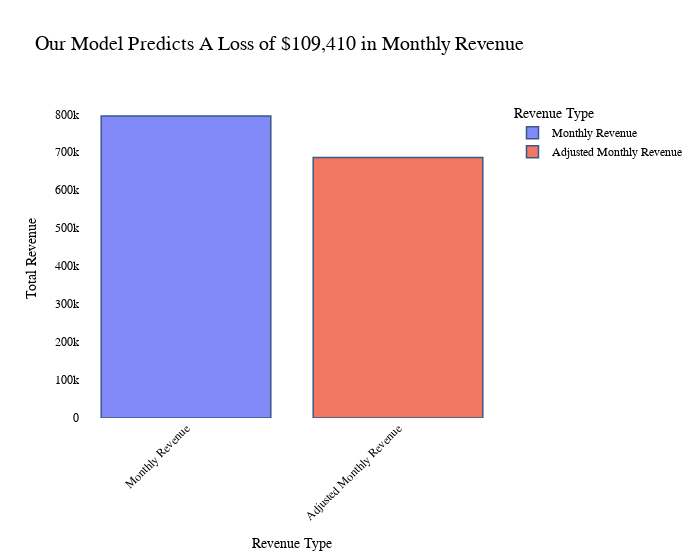

The code cell stored with this chart in its notebook:
### Code cell
# Sum up the monthly revenue and adjusted monthly revenue
total_monthly_revenue = df['Monthy_Revenue'].sum()
total_adjusted_monthly_revenue = df['Adjusted Monthly_Revenue'].sum()

# Calculate the loss in monthly revenue
loss_in_monthly_revenue = total_monthly_revenue - total_adjusted_monthly_revenue

# Create a DataFrame with the total revenue data
total_revenue_df = pd.DataFrame({'Revenue Type': ['Monthly Revenue', 'Adjusted Monthly Revenue'],
                                 'Total Revenue': [total_monthly_revenue, total_adjusted_monthly_revenue]})

# Create a bar chart
fig = px.bar(total_revenue_df, x='Revenue Type', y='Total Revenue', title=f'Our Model Predicts A Loss of ${loss_in_monthly_revenue:,.0f} in Monthly Revenue',
             labels={'Total Revenue': 'Total Revenue', 'Revenue Type': 'Revenue Type'},
             width=700,  # Adjust the width of the plot
             color='Revenue Type',  # Color the bars based on the revenue type
            )

# Update the appearance of the bars
fig.update_traces(marker_line_width=1.5,  # Set the width of the marker outline
                  marker_line_color='rgb(8, 48, 107)',  # Set the color of the marker outline
                  opacity=0.8  # Set the opacity of the bars
                 )

# Update layout
fig.update_layout(xaxis_tickangle=-45,  # Rotate x-axis labels for better readability
                  yaxis_title='Total Revenue',  # Set y-axis title
                  font=dict(family="Arial", size=12, color="black"),  # Set font properties
                  plot_bgcolor='white',  # Set plot background color
                  title_font=dict(size=20)  # Set title font size
                 )

# Show the figure
fig.show()

### Figure 1 — Plotly figure (JSON) as saved in the notebook; plotly's stock layout.template omitted (floating-point values rounded to 4 significant figures)
{"data": [{"alignmentgroup": "True", "hovertemplate": "Revenue Type=%{x}<br>Total Revenue=%{y}<extra></extra>", "legendgroup": "Monthly Revenue", "marker": {"color": "#636efa", "line": {"color": "rgb(8, 48, 107)", "width": 1.5}, "pattern": {"shape": ""}}, "name": "Monthly Revenue", "offsetgroup": "Monthly Revenue", "opacity": 0.8, "orientation": "v", "showlegend": true, "textposition": "auto", "type": "bar", "x": ["Monthly Revenue"], "xaxis": "x", "y": [795900.0], "yaxis": "y"}, {"alignmentgroup": "True", "hovertemplate": "Revenue Type=%{x}<br>Total Revenue=%{y}<extra></extra>", "legendgroup": "Adjusted Monthly Revenue", "marker": {"color": "#EF553B", "line": {"color": "rgb(8, 48, 107)", "width": 1.5}, "pattern": {"shape": ""}}, "name": "Adjusted Monthly Revenue", "offsetgroup": "Adjusted Monthly Revenue", "opacity": 0.8, "orientation": "v", "showlegend": true, "textposition": "auto", "type": "bar", "x": ["Adjusted Monthly Revenue"], "xaxis": "x", "y": [686500.0], "yaxis": "y"}], "layout": {"barmode": "relative", "font": {"color": "black", "family": "Arial", "size": 12}, "legend": {"title": {"text": "Revenue Type"}, "tracegroupgap": 0}, "plot_bgcolor": "white", "title": {"font": {"size": 20}, "text": "Our Model Predicts A Loss of $109,410 in Monthly Revenue"}, "width": 700, "xaxis": {"anchor": "y", "categoryarray": ["Monthly Revenue", "Adjusted Monthly Revenue"], "categoryorder": "array", "domain": [0, 1], "tickangle": -45, "title": {"text": "Revenue Type"}}, "yaxis": {"anchor": "x", "domain": [0, 1], "title": {"text": "Total Revenue"}}}}
